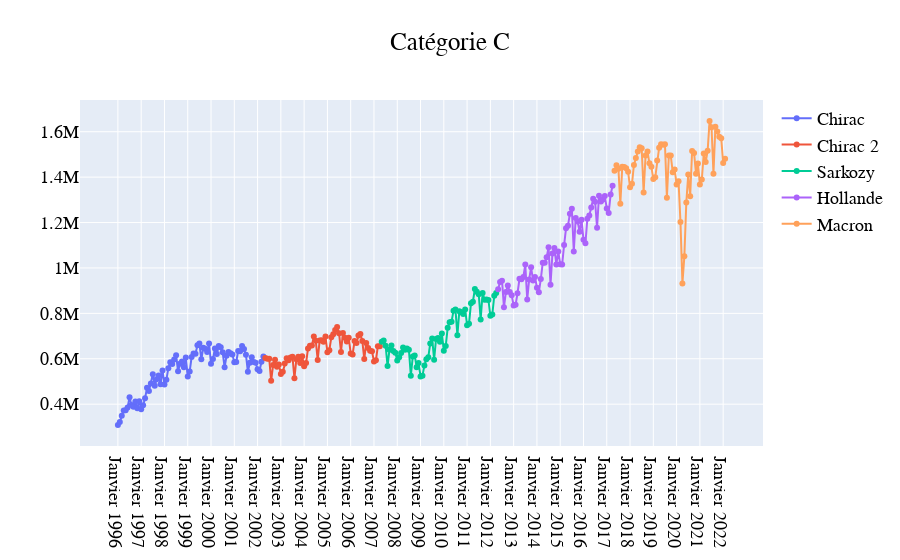

Notebook code cell kept with this figure:
### Code cell
plot_fig('C')

### Figure 1 — Plotly figure (JSON) as saved in the notebook; plotly's stock layout.template omitted (floating-point values rounded to 4 significant figures)
{"data": [{"mode": "markers+lines", "name": "Chirac", "type": "scatter", "x": ["Janvier 1996", "Février 1996", "Mars 1996", "Avril 1996", "Mai 1996", "Juin 1996", "Juillet 1996", "Août 1996", "Septembre 1996", "Octobre 1996", "Novembre 1996", "Décembre 1996", "Janvier 1997", "Février 1997", "Mars 1997", "Avril 1997", "Mai 1997", "Juin 1997", "Juillet 1997", "Août 1997", "Septembre 1997", "Octobre 1997", "Novembre 1997", "Décembre 1997", "Janvier 1998", "Février 1998", "Mars 1998", "Avril 1998", "Mai 1998", "Juin 1998", "Juillet 1998", "Août 1998", "Septembre 1998", "Octobre 1998", "Novembre 1998", "Décembre 1998", "Janvier 1999", "Février 1999", "Mars 1999", "Avril 1999", "Mai 1999", "Juin 1999", "Juillet 1999", "Août 1999", "Septembre 1999", "Octobre 1999", "Novembre 1999", "Décembre 1999", "Janvier 2000", "Février 2000", "Mars 2000", "Avril 2000", "Mai 2000", "Juin 2000", "Juillet 2000", "Août 2000", "Septembre 2000", "Octobre 2000", "Novembre 2000", "Décembre 2000", "Janvier 2001", "Février 2001", "Mars 2001", "Avril 2001", "Mai 2001", "Juin 2001", "Juillet 2001", "Août 2001", "Septembre 2001", "Octobre 2001", "Novembre 2001", "Décembre 2001", "Janvier 2002", "Février 2002", "Mars 2002", "Avril 2002"], "y": [308510, 321260, 349280, 371730, 372870, 385590, 430500, 396550, 388830, 411510, 381950, 413400, 378070, 395420, 425810, 471850, 458120, 490980, 532360, 480730, 510090, 526560, 487940, 548310, 487130, 507450, 558740, 584820, 577040, 596990, 615720, 545190, 578150, 587970, 562270, 606030, 521640, 543410, 607330, 623680, 621990, 659370, 667620, 597880, 648370, 643950, 629430, 667060, 577550, 599170, 645150, 620790, 656730, 650540, 628430, 562580, 613040, 630010, 624260, 619360, 584680, 585780, 634660, 633600, 655790, 642670, 617930, 542460, 582030, 606710, 585610, 582860, 553530, 545770, 586510, 610540]}, {"mode": "markers+lines", "name": "Chirac 2", "type": "scatter", "x": ["Mai 2002", "Juin 2002", "Juillet 2002", "Août 2002", "Septembre 2002", "Octobre 2002", "Novembre 2002", "Décembre 2002", "Janvier 2003", "Février 2003", "Mars 2003", "Avril 2003", "Mai 2003", "Juin 2003", "Juillet 2003", "Août 2003", "Septembre 2003", "Octobre 2003", "Novembre 2003", "Décembre 2003", "Janvier 2004", "Février 2004", "Mars 2004", "Avril 2004", "Mai 2004", "Juin 2004", "Juillet 2004", "Août 2004", "Septembre 2004", "Octobre 2004", "Novembre 2004", "Décembre 2004", "Janvier 2005", "Février 2005", "Mars 2005", "Avril 2005", "Mai 2005", "Juin 2005", "Juillet 2005", "Août 2005", "Septembre 2005", "Octobre 2005", "Novembre 2005", "Décembre 2005", "Janvier 2006", "Février 2006", "Mars 2006", "Avril 2006", "Mai 2006", "Juin 2006", "Juillet 2006", "Août 2006", "Septembre 2006", "Octobre 2006", "Novembre 2006", "Décembre 2006", "Janvier 2007", "Février 2007", "Mars 2007", "Avril 2007"], "y": [602940, 600230, 600440, 502690, 572470, 595150, 565210, 574610, 533410, 542870, 578950, 602390, 593540, 606000, 608410, 513680, 598020, 608680, 581580, 611620, 566520, 581530, 644710, 657650, 658890, 698160, 679110, 594190, 680530, 681210, 674830, 697550, 628750, 637480, 694590, 708340, 726660, 739830, 712300, 630140, 713100, 692840, 676590, 692170, 623350, 618780, 678780, 670010, 702420, 709180, 678750, 598880, 669960, 647930, 634920, 632670, 587890, 594010, 654920, 654690]}, {"mode": "markers+lines", "name": "Sarkozy", "type": "scatter", "x": ["Mai 2007", "Juin 2007", "Juillet 2007", "Août 2007", "Septembre 2007", "Octobre 2007", "Novembre 2007", "Décembre 2007", "Janvier 2008", "Février 2008", "Mars 2008", "Avril 2008", "Mai 2008", "Juin 2008", "Juillet 2008", "Août 2008", "Septembre 2008", "Octobre 2008", "Novembre 2008", "Décembre 2008", "Janvier 2009", "Février 2009", "Mars 2009", "Avril 2009", "Mai 2009", "Juin 2009", "Juillet 2009", "Août 2009", "Septembre 2009", "Octobre 2009", "Novembre 2009", "Décembre 2009", "Janvier 2010", "Février 2010", "Mars 2010", "Avril 2010", "Mai 2010", "Juin 2010", "Juillet 2010", "Août 2010", "Septembre 2010", "Octobre 2010", "Novembre 2010", "Décembre 2010", "Janvier 2011", "Février 2011", "Mars 2011", "Avril 2011", "Mai 2011", "Juin 2011", "Juillet 2011", "Août 2011", "Septembre 2011", "Octobre 2011", "Novembre 2011", "Décembre 2011", "Janvier 2012", "Février 2012", "Mars 2012", "Avril 2012"], "y": [675490, 680820, 657290, 568040, 640240, 658560, 633860, 626030, 592640, 606800, 625420, 649590, 639570, 644850, 639920, 525550, 609570, 614600, 563150, 581250, 522190, 525650, 570900, 598280, 607220, 667240, 689830, 595700, 687580, 691230, 674870, 711710, 635350, 656360, 736890, 761120, 763580, 811850, 817370, 703850, 809520, 804950, 797060, 817220, 748010, 754690, 844370, 851570, 907280, 895250, 884390, 773400, 889300, 860470, 861010, 858920, 789470, 794990, 877220, 889770]}, {"mode": "markers+lines", "name": "Hollande", "type": "scatter", "x": ["Mai 2012", "Juin 2012", "Juillet 2012", "Août 2012", "Septembre 2012", "Octobre 2012", "Novembre 2012", "Décembre 2012", "Janvier 2013", "Février 2013", "Mars 2013", "Avril 2013", "Mai 2013", "Juin 2013", "Juillet 2013", "Août 2013", "Septembre 2013", "Octobre 2013", "Novembre 2013", "Décembre 2013", "Janvier 2014", "Février 2014", "Mars 2014", "Avril 2014", "Mai 2014", "Juin 2014", "Juillet 2014", "Août 2014", "Septembre 2014", "Octobre 2014", "Novembre 2014", "Décembre 2014", "Janvier 2015", "Février 2015", "Mars 2015", "Avril 2015", "Mai 2015", "Juin 2015", "Juillet 2015", "Août 2015", "Septembre 2015", "Octobre 2015", "Novembre 2015", "Décembre 2015", "Janvier 2016", "Février 2016", "Mars 2016", "Avril 2016", "Mai 2016", "Juin 2016", "Juillet 2016", "Août 2016", "Septembre 2016", "Octobre 2016", "Novembre 2016", "Décembre 2016", "Janvier 2017", "Février 2017", "Mars 2017", "Avril 2017"], "y": [906290, 938350, 944140, 827100, 893970, 922720, 894550, 879380, 834480, 838090, 888060, 952260, 950500, 960540, 1014870, 860720, 949370, 1002700, 944360, 960040, 912810, 893200, 951130, 1023040, 1022780, 1046810, 1091550, 926430, 1063470, 1088350, 1015760, 1072450, 1016660, 1014780, 1100720, 1174400, 1185700, 1239250, 1260660, 1072610, 1220540, 1204240, 1159550, 1212720, 1124110, 1108340, 1216920, 1231590, 1266250, 1305000, 1291780, 1176920, 1318140, 1292350, 1301470, 1316600, 1261780, 1242230, 1323520, 1361910]}, {"mode": "markers+lines", "name": "Macron", "type": "scatter", "x": ["Mai 2017", "Juin 2017", "Juillet 2017", "Août 2017", "Septembre 2017", "Octobre 2017", "Novembre 2017", "Décembre 2017", "Janvier 2018", "Février 2018", "Mars 2018", "Avril 2018", "Mai 2018", "Juin 2018", "Juillet 2018", "Août 2018", "Septembre 2018", "Octobre 2018", "Novembre 2018", "Décembre 2018", "Janvier 2019", "Février 2019", "Mars 2019", "Avril 2019", "Mai 2019", "Juin 2019", "Juillet 2019", "Août 2019", "Septembre 2019", "Octobre 2019", "Novembre 2019", "Décembre 2019", "Janvier 2020", "Février 2020", "Mars 2020", "Avril 2020", "Mai 2020", "Juin 2020", "Juillet 2020", "Août 2020", "Septembre 2020", "Octobre 2020", "Novembre 2020", "Décembre 2020", "Janvier 2021", "Février 2021", "Mars 2021", "Avril 2021", "Mai 2021", "Juin 2021", "Juillet 2021", "Août 2021", "Septembre 2021", "Octobre 2021", "Novembre 2021", "Décembre 2021", "Janvier 2022", "Février 2022"], "y": [1428180, 1452090, 1437320, 1283280, 1445430, 1444870, 1439070, 1423370, 1355230, 1370600, 1453740, 1484180, 1512670, 1531930, 1527030, 1332150, 1494990, 1512710, 1460980, 1445330, 1391700, 1399410, 1473200, 1529540, 1544900, 1542820, 1545340, 1309740, 1495520, 1494970, 1421690, 1433900, 1367930, 1382040, 1201950, 931820, 1051150, 1287770, 1411600, 1315970, 1515240, 1506660, 1415320, 1460310, 1367860, 1389530, 1504040, 1466320, 1515750, 1647060, 1619630, 1415010, 1622060, 1601390, 1578140, 1571100, 1462260, 1481300]}], "layout": {"font": {"color": "Black", "family": "Arial", "size": 18}, "title": {"font": {"size": 25}, "text": "Catégorie C", "x": 0.5, "xanchor": "center"}, "xaxis": {"dtick": 12, "tickmode": "linear"}}}
